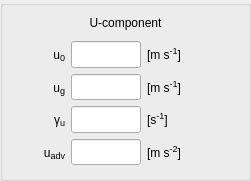
     <widget class="QGroupBox" name="wind_U_group">
      <property name="geometry">
       <rect>
        <x>10</x>
        <y>100</y>
        <width>251</width>
        <height>181</height>
       </rect>
      </property>
      <property name="title">
       <string/>
      </property>
      <widget class="QWidget" name="gridLayoutWidget_7">
       <property name="geometry">
        <rect>
         <x>10</x>
         <y>10</y>
         <width>231</width>
         <height>155</height>
        </rect>
       </property>
       <layout class="QGridLayout" name="wind_U_grid" columnstretch="1,0,1" columnminimumwidth="50,0,90">
        <property name="sizeConstraint">
         <enum>QLayout::SetMinimumSize</enum>
        </property>
        <item row="1" column="0">
         <widget class="QLabel" name="label_wind_u">
          <property name="sizePolicy">
           <sizepolicy hsizetype="Fixed" vsizetype="Preferred">
            <horstretch>0</horstretch>
            <verstretch>0</verstretch>
           </sizepolicy>
          </property>
          <property name="minimumSize">
           <size>
            <width>55</width>
            <height>0</height>
           </size>
          </property>
          <property name="maximumSize">
           <size>
            <width>55</width>
            <height>16777215</height>
           </size>
          </property>
          <property name="toolTip">
           <string/>
          </property>
          <property name="text">
           <string>&lt;html&gt;u&lt;span style=&quot; font-size:14px; vertical-align:sub;&quot;&gt;0&lt;/span&gt;&lt;/html&gt;</string>
          </property>
          <property name="alignment">
           <set>Qt::AlignRight|Qt::AlignTrailing|Qt::AlignVCenter</set>
          </property>
         </widget>
        </item>
        <item row="1" column="1">
         <widget class="QLineEdit" name="input_wind_u">
          <property name="sizePolicy">
           <sizepolicy hsizetype="Fixed" vsizetype="Expanding">
            <horstretch>0</horstretch>
            <verstretch>0</verstretch>
           </sizepolicy>
          </property>
          <property name="minimumSize">
           <size>
            <width>70</width>
            <height>0</height>
           </size>
          </property>
          <property name="maximumSize">
           <size>
            <width>70</width>
            <height>16777215</height>
           </size>
          </property>
          <property name="toolTip">
           <string>initial mixed-layer u-wind speed</string>
          </property>
          <property name="alignment">
           <set>Qt::AlignRight|Qt::AlignTrailing|Qt::AlignVCenter</set>
          </property>
         </widget>
        </item>
        <item row="2" column="0">
         <widget class="QLabel" name="label_wind_ug">
          <property name="sizePolicy">
           <sizepolicy hsizetype="Fixed" vsizetype="Preferred">
            <horstretch>0</horstretch>
            <verstretch>0</verstretch>
           </sizepolicy>
          </property>
          <property name="minimumSize">
           <size>
            <width>55</width>
            <height>0</height>
           </size>
          </property>
          <property name="maximumSize">
           <size>
            <width>55</width>
            <height>16777215</height>
           </size>
          </property>
          <property name="toolTip">
           <string/>
          </property>
          <property name="text">
           <string>&lt;html&gt;u&lt;span style=&quot; font-size:14px; vertical-align:sub;&quot;&gt;g&lt;/span&gt;&lt;/html&gt;</string>
          </property>
          <property name="alignment">
           <set>Qt::AlignRight|Qt::AlignTrailing|Qt::AlignVCenter</set>
          </property>
         </widget>
        </item>
        <item row="2" column="1">
         <widget class="QLineEdit" name="input_wind_ug">
          <property name="sizePolicy">
           <sizepolicy hsizetype="Fixed" vsizetype="Expanding">
            <horstretch>0</horstretch>
            <verstretch>0</verstretch>
           </sizepolicy>
          </property>
          <property name="minimumSize">
           <size>
            <width>70</width>
            <height>0</height>
           </size>
          </property>
          <property name="maximumSize">
           <size>
            <width>70</width>
            <height>16777215</height>
           </size>
          </property>
          <property name="toolTip">
           <string>geostrophic  u-wind speed</string>
          </property>
          <property name="alignment">
           <set>Qt::AlignRight|Qt::AlignTrailing|Qt::AlignVCenter</set>
          </property>
         </widget>
        </item>
        <item row="3" column="0">
         <widget class="QLabel" name="label_wind_gammau">
          <property name="sizePolicy">
           <sizepolicy hsizetype="Fixed" vsizetype="Preferred">
            <horstretch>0</horstretch>
            <verstretch>0</verstretch>
           </sizepolicy>
          </property>
          <property name="minimumSize">
           <size>
            <width>55</width>
            <height>0</height>
           </size>
          </property>
          <property name="maximumSize">
           <size>
            <width>55</width>
            <height>16777215</height>
           </size>
          </property>
          <property name="toolTip">
           <string/>
          </property>
          <property name="text">
           <string>&lt;html&gt;γ&lt;span style=&quot; font-size:14px; vertical-align:sub;&quot;&gt;u&lt;/span&gt;&lt;/html&gt;</string>
          </property>
          <property name="alignment">
           <set>Qt::AlignRight|Qt::AlignTrailing|Qt::AlignVCenter</set>
          </property>
         </widget>
        </item>
        <item row="3" column="1">
         <widget class="QLineEdit" name="input_wind_gammau">
          <property name="sizePolicy">
           <sizepolicy hsizetype="Fixed" vsizetype="Expanding">
            <horstretch>0</horstretch>
            <verstretch>0</verstretch>
           </sizepolicy>
          </property>
          <property name="minimumSize">
           <size>
            <width>70</width>
            <height>0</height>
           </size>
          </property>
          <property name="maximumSize">
           <size>
            <width>70</width>
            <height>16777215</height>
           </size>
          </property>
          <property name="toolTip">
           <string>free atmosphere u-wind speed lapse rate</string>
          </property>
          <property name="alignment">
           <set>Qt::AlignRight|Qt::AlignTrailing|Qt::AlignVCenter</set>
          </property>
         </widget>
        </item>
        <item row="4" column="0">
         <widget class="QLabel" name="label_wind_advu">
          <property name="sizePolicy">
           <sizepolicy hsizetype="Fixed" vsizetype="Preferred">
            <horstretch>0</horstretch>
            <verstretch>0</verstretch>
           </sizepolicy>
          </property>
          <property name="minimumSize">
           <size>
            <width>55</width>
            <height>0</height>
           </size>
          </property>
          <property name="maximumSize">
           <size>
            <width>55</width>
            <height>16777215</height>
           </size>
          </property>
          <property name="toolTip">
           <string/>
          </property>
          <property name="text">
           <string>&lt;html&gt;u&lt;span style=&quot; font-size:14px; vertical-align:sub;&quot;&gt;adv&lt;/span&gt;&lt;/html&gt;</string>
          </property>
          <property name="alignment">
           <set>Qt::AlignRight|Qt::AlignTrailing|Qt::AlignVCenter</set>
          </property>
         </widget>
        </item>
        <item row="4" column="1">
         <widget class="QLineEdit" name="input_wind_advu">
          <property name="sizePolicy">
           <sizepolicy hsizetype="Fixed" vsizetype="Expanding">
            <horstretch>0</horstretch>
            <verstretch>0</verstretch>
           </sizepolicy>
          </property>
          <property name="minimumSize">
           <size>
            <width>70</width>
            <height>0</height>
           </size>
          </property>
          <property name="maximumSize">
           <size>
            <width>70</width>
            <height>16777215</height>
           </size>
          </property>
          <property name="toolTip">
           <string>advection of u-wind</string>
          </property>
          <property name="alignment">
           <set>Qt::AlignRight|Qt::AlignTrailing|Qt::AlignVCenter</set>
          </property>
         </widget>
        </item>
        <item row="1" column="2">
         <widget class="QLabel" name="unitlabel_wind_u">
          <property name="toolTip">
           <string/>
          </property>
          <property name="text">
           <string>&lt;html&gt;[m s&lt;span style=&quot;font-size: 14px; vertical-align:super;&quot;&gt;-1&lt;/span&gt;]&lt;/html&gt;</string>
          </property>
          <property name="alignment">
           <set>Qt::AlignLeading|Qt::AlignLeft|Qt::AlignVCenter</set>
          </property>
         </widget>
        </item>
        <item row="2" column="2">
         <widget class="QLabel" name="unitlabel_wind_ug">
          <property name="toolTip">
           <string/>
          </property>
          <property name="text">
           <string>&lt;html&gt;[m s&lt;span style=&quot;font-size: 14px; vertical-align:super;&quot;&gt;-1&lt;/span&gt;]&lt;/html&gt;</string>
          </property>
          <property name="alignment">
           <set>Qt::AlignLeading|Qt::AlignLeft|Qt::AlignVCenter</set>
          </property>
         </widget>
        </item>
        <item row="3" column="2">
         <widget class="QLabel" name="unitlabel_wind_gammau">
          <property name="toolTip">
           <string/>
          </property>
          <property name="text">
           <string>&lt;html&gt;[s&lt;span style=&quot;font-size: 14px; vertical-align:super;&quot;&gt;-1&lt;/span&gt;]&lt;/html&gt;</string>
          </property>
          <property name="alignment">
           <set>Qt::AlignLeading|Qt::AlignLeft|Qt::AlignVCenter</set>
          </property>
         </widget>
        </item>
        <item row="4" column="2">
         <widget class="QLabel" name="unitlabel_wind_advu">
          <property name="toolTip">
           <string/>
          </property>
          <property name="text">
           <string>&lt;html&gt;[m s&lt;span style=&quot;font-size: 14px; vertical-align:super;&quot;&gt;-2&lt;/span&gt;]&lt;/html&gt;</string>
          </property>
          <property name="alignment">
           <set>Qt::AlignLeading|Qt::AlignLeft|Qt::AlignVCenter</set>
          </property>
         </widget>
        </item>
        <item row="0" column="0" colspan="3">
         <widget class="QLabel" name="label_wind_ucomp">
          <property name="minimumSize">
           <size>
            <width>0</width>
            <height>25</height>
           </size>
          </property>
          <property name="maximumSize">
           <size>
            <width>16777215</width>
            <height>25</height>
           </size>
          </property>
          <property name="text">
           <string>U-component</string>
          </property>
          <property name="alignment">
           <set>Qt::AlignCenter</set>
          </property>
         </widget>
        </item>
       </layout>
      </widget>
     </widget>
